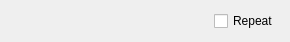
<?xml version="1.0" encoding="UTF-8"?>
<ui version="4.0">
 <class>SensorDistanceConfiguration</class>
 <widget class="QWidget" name="SensorDistanceConfiguration">
  <property name="geometry">
   <rect>
    <x>0</x>
    <y>0</y>
    <width>290</width>
    <height>41</height>
   </rect>
  </property>
  <property name="sizePolicy">
   <sizepolicy hsizetype="MinimumExpanding" vsizetype="Preferred">
    <horstretch>0</horstretch>
    <verstretch>0</verstretch>
   </sizepolicy>
  </property>
  <layout class="QHBoxLayout" name="horizontalLayout">
   <item>
    <widget class="KisSliderSpinBox" name="spinBoxLength" native="true">
     <property name="sizePolicy">
      <sizepolicy hsizetype="MinimumExpanding" vsizetype="Preferred">
       <horstretch>0</horstretch>
       <verstretch>0</verstretch>
      </sizepolicy>
     </property>
     <property name="minimum" stdset="0">
      <number>1</number>
     </property>
     <property name="maximum" stdset="0">
      <number>9999</number>
     </property>
     <property name="value" stdset="0">
      <number>30</number>
     </property>
    </widget>
   </item>
   <item>
    <widget class="QCheckBox" name="checkBoxRepeat">
     <property name="text">
      <string>Repeat</string>
     </property>
    </widget>
   </item>
  </layout>
 </widget>
 <customwidgets>
  <customwidget>
   <class>KisSliderSpinBox</class>
   <extends>QWidget</extends>
   <header>kis_slider_spin_box.h</header>
   <container>1</container>
  </customwidget>
 </customwidgets>
 <resources/>
 <connections/>
</ui>
